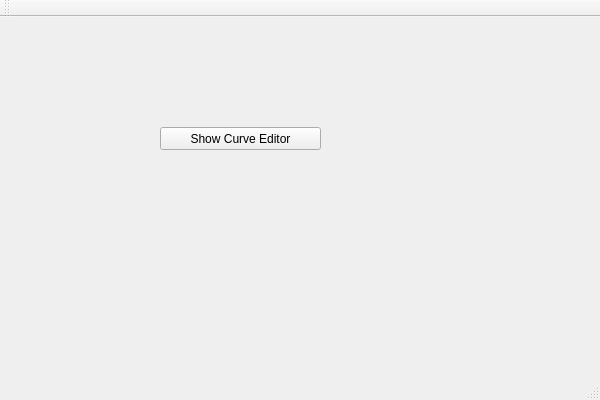
<?xml version="1.0" encoding="UTF-8"?>
<ui version="4.0">
 <class>cetestClass</class>
 <widget class="QMainWindow" name="cetestClass">
  <property name="geometry">
   <rect>
    <x>0</x>
    <y>0</y>
    <width>600</width>
    <height>400</height>
   </rect>
  </property>
  <property name="windowTitle">
   <string>cetest</string>
  </property>
  <widget class="QWidget" name="centralWidget">
   <widget class="QPushButton" name="pushButton_showGe">
    <property name="geometry">
     <rect>
      <x>160</x>
      <y>110</y>
      <width>161</width>
      <height>23</height>
     </rect>
    </property>
    <property name="text">
     <string>Show Curve Editor</string>
    </property>
   </widget>
  </widget>
  <widget class="QMenuBar" name="menuBar">
   <property name="geometry">
    <rect>
     <x>0</x>
     <y>0</y>
     <width>600</width>
     <height>22</height>
    </rect>
   </property>
  </widget>
  <widget class="QToolBar" name="mainToolBar">
   <attribute name="toolBarArea">
    <enum>TopToolBarArea</enum>
   </attribute>
   <attribute name="toolBarBreak">
    <bool>false</bool>
   </attribute>
  </widget>
  <widget class="QStatusBar" name="statusBar"/>
 </widget>
 <layoutdefault spacing="6" margin="11"/>
 <resources>
  <include location="cetest.qrc"/>
 </resources>
 <connections/>
</ui>
